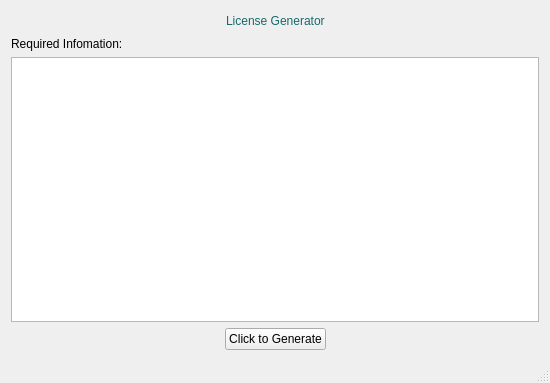
<?xml version="1.0" encoding="UTF-8"?>
<ui version="4.0">
 <class>MainWindow</class>
 <widget class="QMainWindow" name="MainWindow">
  <property name="geometry">
   <rect>
    <x>0</x>
    <y>0</y>
    <width>550</width>
    <height>383</height>
   </rect>
  </property>
  <property name="windowTitle">
   <string>Made by Hy</string>
  </property>
  <widget class="QWidget" name="centralWidget">
   <layout class="QVBoxLayout" name="verticalLayout">
    <item>
     <layout class="QHBoxLayout" name="horizontalLayout">
      <item>
       <spacer name="horizontalSpacer">
        <property name="orientation">
         <enum>Qt::Horizontal</enum>
        </property>
        <property name="sizeHint" stdset="0">
         <size>
          <width>40</width>
          <height>20</height>
         </size>
        </property>
       </spacer>
      </item>
      <item>
       <widget class="QLabel" name="label">
        <property name="styleSheet">
         <string notr="true">QLabel {color: rgb(22, 106, 107); font: 18pt &quot;Adobe Arabic&quot;;}
</string>
        </property>
        <property name="text">
         <string>License Generator</string>
        </property>
       </widget>
      </item>
      <item>
       <spacer name="horizontalSpacer_2">
        <property name="orientation">
         <enum>Qt::Horizontal</enum>
        </property>
        <property name="sizeHint" stdset="0">
         <size>
          <width>40</width>
          <height>20</height>
         </size>
        </property>
       </spacer>
      </item>
     </layout>
    </item>
    <item>
     <widget class="QLabel" name="label_2">
      <property name="styleSheet">
       <string notr="true">QLabel{font: 14pt &quot;Adobe Arabic&quot;;}
</string>
      </property>
      <property name="text">
       <string>Required Infomation:</string>
      </property>
     </widget>
    </item>
    <item>
     <widget class="QTextEdit" name="textEdit"/>
    </item>
    <item>
     <layout class="QHBoxLayout" name="horizontalLayout_2">
      <item>
       <spacer name="horizontalSpacer_3">
        <property name="orientation">
         <enum>Qt::Horizontal</enum>
        </property>
        <property name="sizeHint" stdset="0">
         <size>
          <width>40</width>
          <height>20</height>
         </size>
        </property>
       </spacer>
      </item>
      <item>
       <widget class="QPushButton" name="pushButton">
        <property name="styleSheet">
         <string notr="true">QPushButton{font: italic 14pt &quot;Adobe Arabic&quot;;}
</string>
        </property>
        <property name="text">
         <string>Click to Generate</string>
        </property>
       </widget>
      </item>
      <item>
       <spacer name="horizontalSpacer_4">
        <property name="orientation">
         <enum>Qt::Horizontal</enum>
        </property>
        <property name="sizeHint" stdset="0">
         <size>
          <width>40</width>
          <height>20</height>
         </size>
        </property>
       </spacer>
      </item>
     </layout>
    </item>
   </layout>
  </widget>
  <widget class="QStatusBar" name="statusBar"/>
 </widget>
 <layoutdefault spacing="6" margin="11"/>
 <resources/>
 <connections/>
</ui>
